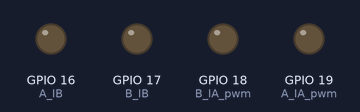
Recording of a program running on a simulated Raspberry Pi (BCM pin numbers). Shown: output pins drawn as LEDs (lit = HIGH).

Above: at 0.5 s.
At 1.5 s:
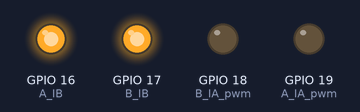
At 2.5 s:
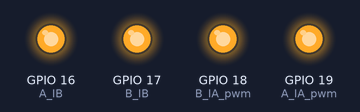
At 3.5 s:
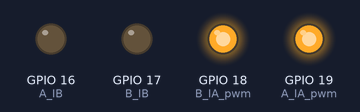
Timing chart, 0 to 5.2 s (numbered marks = the images above):
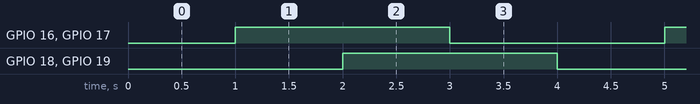

The program:

p175.py
```python
import RPi.GPIO as GPIO
import time

A_IA_pwm = 19
A_IB = 16
B_IA_pwm = 18
B_IB = 17

GPIO.setmode(GPIO.BCM)
GPIO.setup(A_IA_pwm, GPIO.OUT)
GPIO.setup(A_IB, GPIO.OUT)
GPIO.setup(B_IA_pwm, GPIO.OUT)
GPIO.setup(B_IB, GPIO.OUT)

pwm = GPIO.PWM(A_IA_pwm, 1000.0)
pwm2 = GPIO.PWM(B_IA_pwm, 1000.0)
pwm.start(0.0)
pwm2.start(0.0)

try:
  while True:
    GPIO.output(A_IB, False)
    GPIO.output(B_IB, False)
    pwm.ChangeDutyCycle(0.0)
    pwm2.ChangeDutyCycle(0.0)
    time.sleep(1.0)
    GPIO.output(A_IB, True)
    GPIO.output(B_IB, True)
    pwm.ChangeDutyCycle(0.0)
    pwm2.ChangeDutyCycle(0.0)
    time.sleep(1.0)
    GPIO.output(A_IB, True)
    GPIO.output(B_IB, True)
    pwm.ChangeDutyCycle(100.0)
    pwm2.ChangeDutyCycle(100.0)
    time.sleep(1.0)
    GPIO.output(A_IB, False)
    GPIO.output(B_IB, False)
    pwm.ChangeDutyCycle(100.0)
    pwm2.ChangeDutyCycle(100.0)
    time.sleep(1.0)

except KeyboardInterrupt:
  pass

pwm.ChangeDutyCycle(0.0)
pwm2.ChangeDutyCycle(0.0)

pwm.stop()
pwm2.stop()
GPIO.cleanup()
```

Measured:
- by itself, GPIO 16 (A_IB), GPIO 17 (B_IB), GPIO 18 (B_IA_pwm), GPIO 19 (A_IA_pwm): alternates HIGH for 2.0 s and LOW for 2.0 s
- by itself, everything shown: repeats every 4.0 s, in 4 steps
